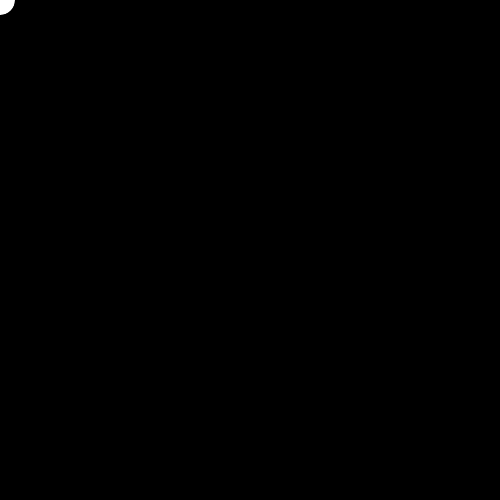
Frame 1 (no input)
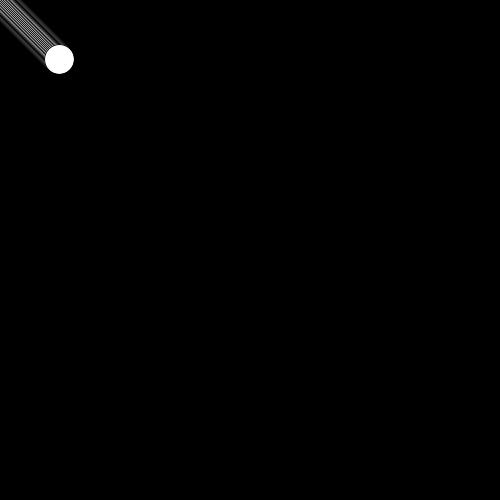
Frame 60 (the mouse pressed at the canvas centre just before this capture)
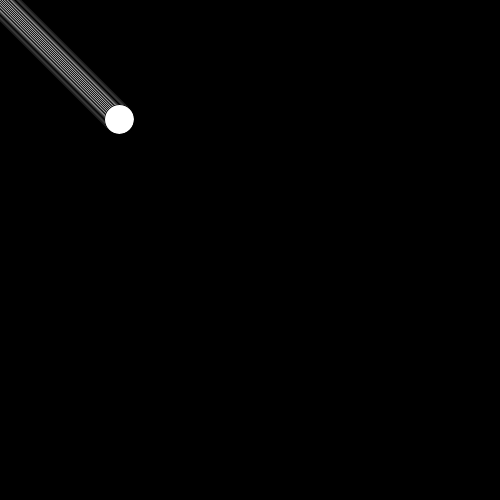
Frame 120 (the mouse held since frame 60 and released just before this capture)

The Processing sketch that drew these frames (run headless with seeded random() and noise(); from frame 60 on, the mouse is pressed at the canvas centre):

// Processing sketch: ex18_01_b
// ── ex18_01_b.pde
// 원의 등속 이동 (PVector 클래스 사용)

PVector location = new PVector(0, 0);
PVector velocity = new PVector(1, 1);

void setup() {
  size(500, 500);
  background(0);
}

void draw() {
  ellipse(location.x, location.y, 30, 30);
  location.add(velocity);
}
